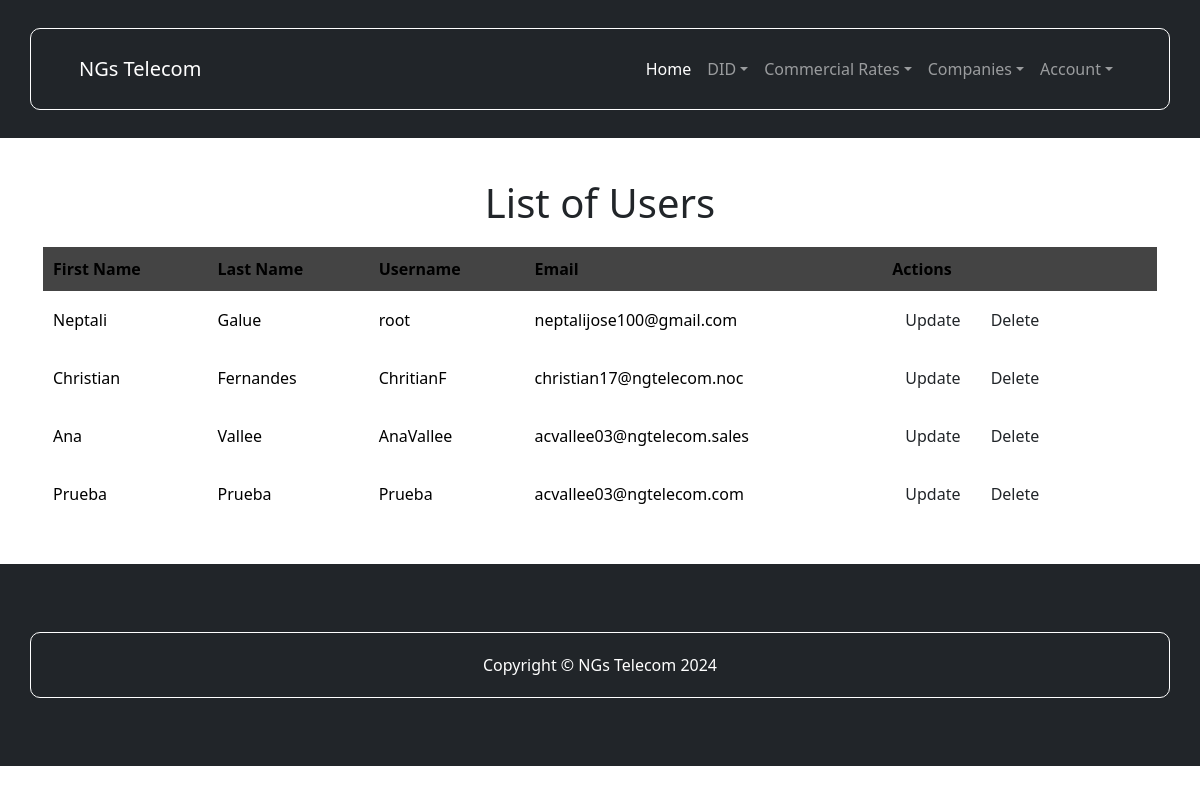
The page /Accounts/users/ (signed in) on the database as committed earlier.
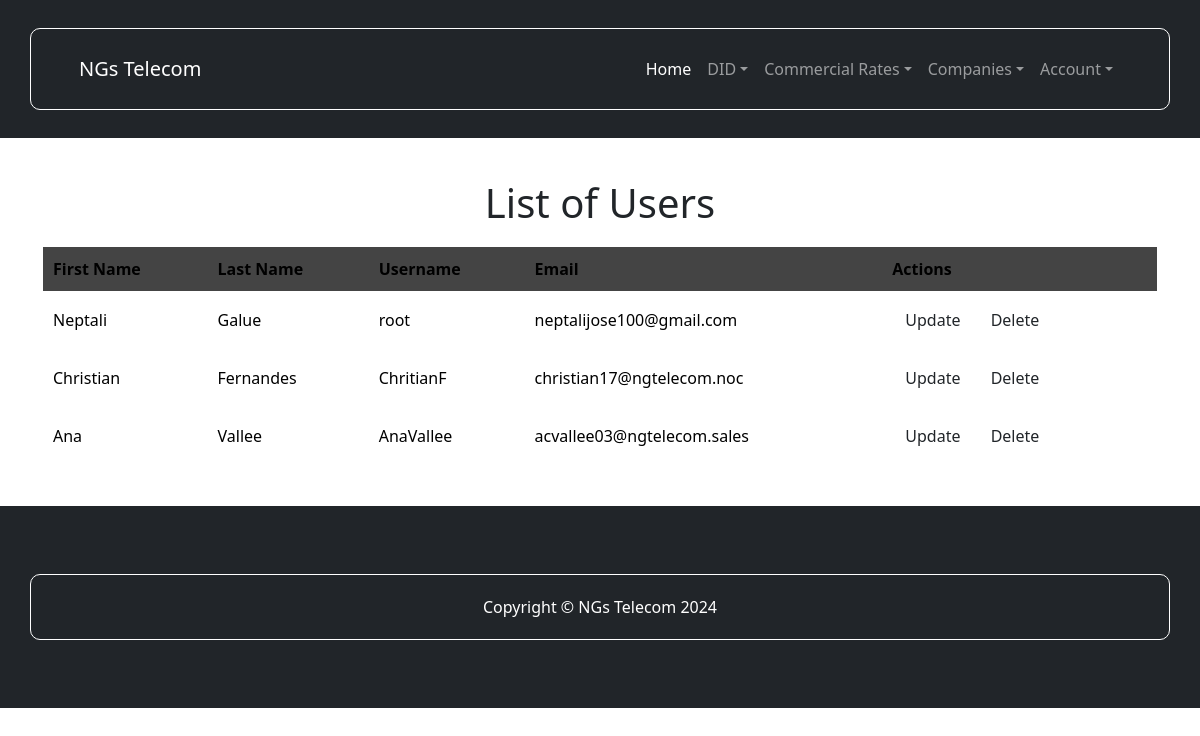
The same page on the database as committed later.
### accounts/models.py (models this page shows, shortened)
class CustomUser(AbstractUser):
    email = models.EmailField(unique=True)
    is_technical = models.BooleanField(default=False)
    is_commercial = models.BooleanField(default=False)
    USERNAME_FIELD = 'username'
    REQUIRED_FIELDS = ['email', 'first_name', 'last_name']

### accounts/views.py (the view)
# urls.py: path('users/', user_list, name='user_list'),
@user_passes_test(superuser_required)
def user_list(request):
    users = CustomUser.objects.all()
    return render(request, 'accounts/ListUsers.html', {'users': users})

### accounts/views.py (called while the page is built)
def superuser_required(user):
    return user.is_superuser

### accounts/templates/accounts/ListUsers.html (shortened to what this page needs)
<!DOCTYPE html>
<html lang="en">
<head>
</head>
<body>
    {% extends "dids/inicio.html" %} {% load static %}
    {% block contenidoQueCambia %}
    <div class="container">
        <h1>List of Users</h1>
        <table>
            <thead>
                <tr>
                    <th>First Name</th>
                    <th>Last Name</th>
                    <th>Username</th>
                    <th>Email</th>
                    <th>Actions</th>
                </tr>
            </thead>
            <tbody>
                {% for user in users %}
                <tr>
                    <td>{{ user.first_name }}</td>
                    <td>{{ user.last_name }}</td>
                    <td>{{ user.username }}</td>
                    <td>{{ user.email }}</td>
                    <td>
                        <a href="{% url 'user_update' user.pk %}" class="btn btn-update">Update</a>
                        <a href="{% url 'user_delete' user.pk %}" class="btn btn-delete">Delete</a>
                    </td>
                </tr>
                {% endfor %}
            </tbody>
        </table>
    </div>
    {% endblock %}

Rows that differ between the two databases and show on the page:
removed CustomUser: first_name "Prueba", last_name "Prueba", username "Prueba", email "acvallee03@ngtelecom.com"
